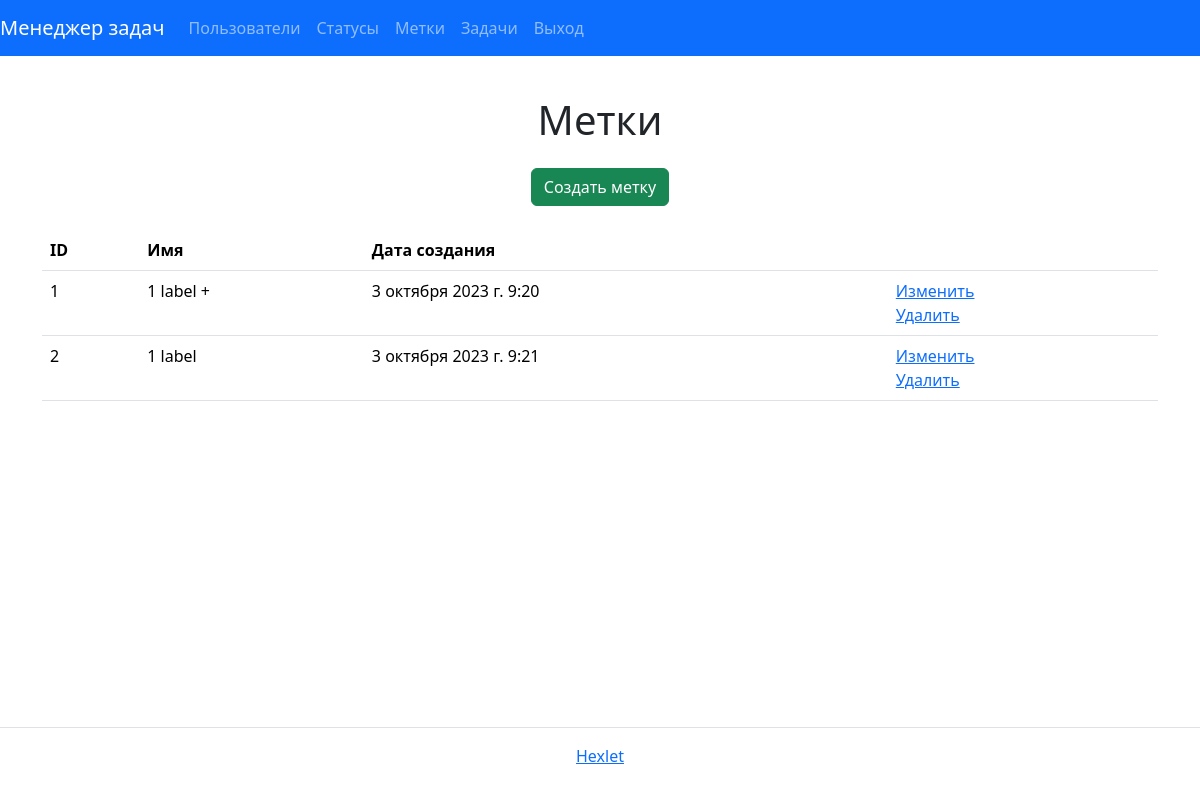
Page /labels/ (signed in) on the committed database.
### task_manager/labels/models.py (models this page shows, shortened)
class Label(models.Model):
    name = models.CharField(
        _('Name'),
        max_length=30,
        blank=False,
        null=False,
        unique=True
    )
    created_at = models.DateTimeField(_("created_at"), default=timezone.now)
    class Meta:
        verbose_name = _('Label')
        verbose_name_plural = _('Labels')

### task_manager/labels/views.py (the view)
# urls.py: path('', LabelList.as_view(), name='label_index'),
class LabelList(UserLoginMixin, ListView):
    model = Label
    template_name = 'labels/index.html'
    context_object_name = 'labels'

### task_manager/templates/labels/index.html
{% extends "base.html" %}
{% load i18n %}
{% block content %}
<div class="container">
  <h1 class="my-4 text-center">{% trans "Labels" %}</h1>
  <div class="d-flex justify-content-center mt-3 mb-0">
    <a class="btn btn-success btn-md" href="{% url 'label_create' %}">{% trans "Create label" %}</a>
  </div>
  <table class="table table-lg-responsive table-hover mt-4">
    <thead class="thead-light">
        <tr>
            <th>{% trans "ID" %}</th>
            <th>{% trans "Name" %}</th>
            <th>{% trans "Creation date" %}</th>
            <th></th>
        </tr>
    </thead>
        {% if labels %}
        <tbody>
            {% for label in labels %}
            <tr>
                <td>{{ label.id }}</td>
                <td>{{ label.name }}</td>
                <td>{{ label.created_at }}</td>
                <td>
                    <a href="{% url 'label_update' label.id %}">{% trans "Modify" %}</a>
                    <br>
                    <a href="{% url 'label_delete' label.id %}">{% trans "Delete" %}</a>
                </td>
            </tr>
            {% endfor %}
        {% endif %}
        </tbody>
  </table>
</div>
{% endblock %}

### rows in the picture
Label: id "1", name "1 label +", created_at "3 октября 2023 г. 9:20"
Label: id "2", name "1 label", created_at "3 октября 2023 г. 9:21"
